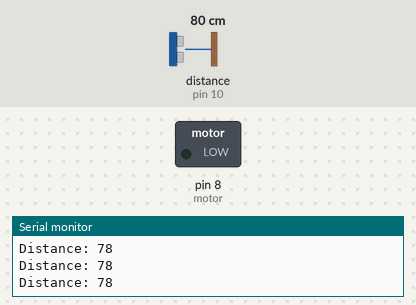
The sketch below on a simulated Arduino Uno, built with avr-gcc and run on an emulated ATmega328P. Parts: switched loads named in the sketch (green lamp = pin HIGH), the last lines printed to the serial monitor. Wiring (inferred from the names in the program): ultrasonic range finder: trigger pin 9; echo pin 10. The inputs (shaded band) are chosen by the test bench; at power-on: distance to the obstacle (sensor on pin 10) 80 cm. The echo pulse lasts 58.3 µs per cm; pins used as bus, display or sensor lines are not drawn.

Above: at 1.2 s.
1.3 s: distance to the obstacle (sensor on pin 10) set to 12 cm
2.8 s: distance to the obstacle (sensor on pin 10) set to 9 cm
At 3.4 s:
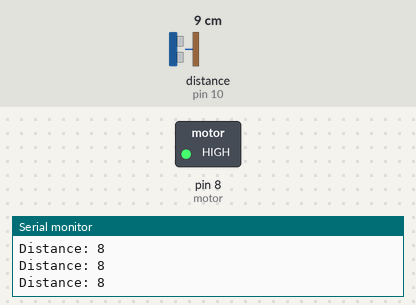
4.3 s: distance to the obstacle (sensor on pin 10) set to 18 cm
At 4.6 s:
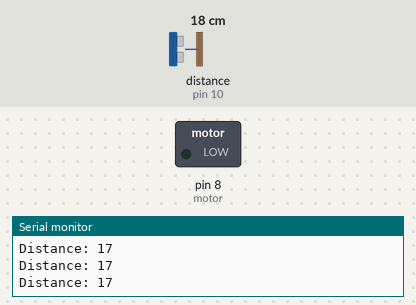
Timing chart, 0 to 7.3 s (numbered marks = the images above; inputs shaded):
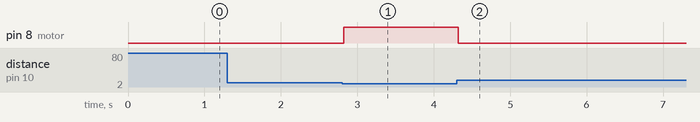

Measured:
- the behaviour switches between 11 and 10 cm on distance to the obstacle (sensor on pin 10) (found by bisection; images 0 and 1)
- after the input at 2.8 s, pin 8 (motor): LOW → HIGH at once
- after the input at 4.3 s, pin 8 (motor): HIGH → LOW at once

The sketch:

OEL_Fan.ino
```cpp
// defines pins numbers ultrasonic sensor.
const int trigPin = 9;
const int echoPin = 10;
// defines pins numbers motors.
const int motor = 8;
// defines variables
long duration;
int distance;
void setup() {
pinMode(trigPin, OUTPUT); // Sets the trigPin as an Output
pinMode(echoPin, INPUT); // Sets the echoPin as an Input
pinMode(motor, OUTPUT); // Sets the Motor as an Output
Serial.begin(9600); // Starts the serial communication

}

void loop() {

// Clears the trigPin

digitalWrite(trigPin, LOW);

delayMicroseconds(2);

// Sets the trigPin on HIGH state for 10 micro seconds

digitalWrite(trigPin, HIGH);

delayMicroseconds(10);

digitalWrite(trigPin, LOW);

// Reads the echoPin, returns the sound wave travel time in microseconds

duration = pulseIn(echoPin, HIGH);

// Calculating the distance

distance= duration*0.034/2;

// Prints the distance on the Serial Monitor

Serial.print("Distance: ");

Serial.println(distance);


if(distance < 10){

   digitalWrite(motor, HIGH);

  }else{

     digitalWrite(motor, LOW);

    }

}
```
